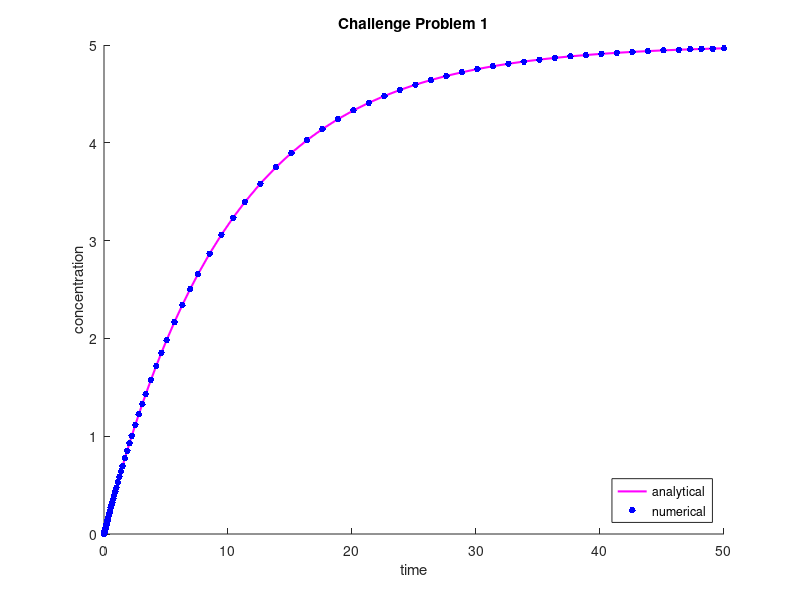
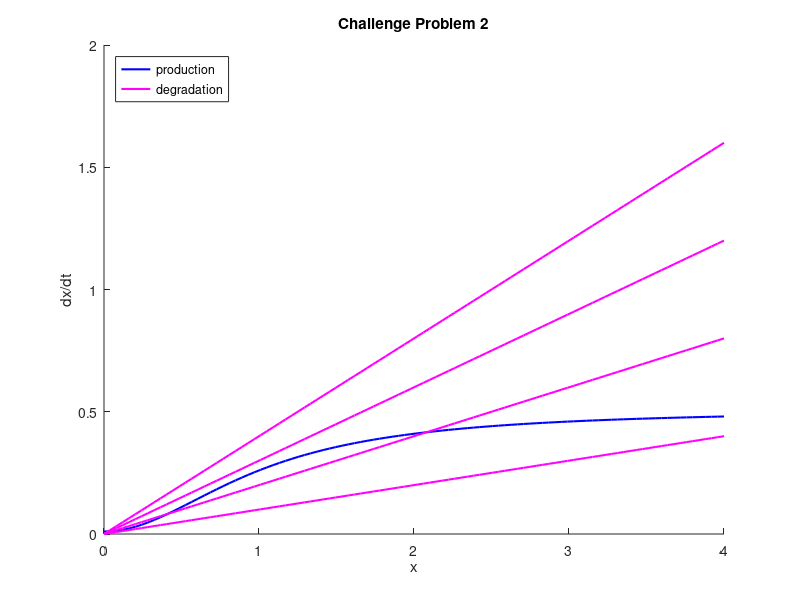

Reproduce these figures in MATLAB, in order. (Note: this script raises an error after producing the figures.)
close all
clc

%% Challenge Problem 1
disp('CHALLENGE PROBLEM 1')
clear

[t, Y] = ode45(@(t, y) 0.5-0.1*y, [0, 50], 0);
figure(1)
hold on
plot(t, 0.5./0.1.*(1-exp(-0.1.*t)), '-m', 'LineWidth', 1.5) % analytical solution
plot(t, Y, '.b', 'MarkerSize', 15) % numerical solution
legend('analytical', 'numerical', 'Location', 'southeast')
xlabel('time')
ylabel('concentration')
title('Challenge Problem 1')
hold off


%% Challenge Problem 2
disp('CHALLENGE PROBLEM 2')
clear

x = linspace(0, 4, 100);
a = [0.1; 0.2; 0.3; 0.4];
deg = a.*x;
prod = 0.01 + ((0.5.*x.^2)./(1.^2+x.^2));

figure(2)
hold on
plot(x, prod, '-b', 'LineWidth', 1.5)
plot(x, a.*x, '-m', 'LineWidth', 1.5)
legend('production', 'degradation', 'Location', 'northwest')
xlabel('x')
ylabel('dx/dt')
title('Challenge Problem 2')


%% Problem 1: Bistability of the toggle swtich network
disp('PROBLEM 1')
clear

%% Problem 1, Part A
% setting parameters
a1 = 2;
a2 = 2;
B = 4;
g = 4;
p = [a1 a2 B g];

% setting time and concentrations
t = 0;
y = [0.1 2];

dydt = toggle_switch_rates(t, y, p);

dudt = dydt(1);
dvdt = dydt(2);

fprintf('Problem 1A:\ndu/dt = %.2f\ndv/dt = %.2f\n\n', dudt, dvdt);

%% Problem 1, Part B
% create lists of all initial conditions
u0 = [0.1 0.9 1 1.1 2.5];
v0 = [2.5 1.1 1 0.9 0.1];

% creating timespan
tspan = linspace(0, 8);

% iterating through each initial condition and simulating
u_sim = zeros(length(tspan), length(u0));
v_sim = zeros(length(tspan), length(u0));

for ii = 1:length(u0)
    y0 = [u0(ii) v0(ii)];
    y_sim = simulate_toggle_switch(tspan, y0, p);
    u_sim(:, ii) = y_sim(:, 1);
    v_sim(:, ii) = y_sim(:, 2);
end

figure(3)
hold on
plot(tspan, u_sim, 'LineWidth', 1.5)
title('Problem 1B: u v. time')
legend('u_0 = 0.1', 'u_0 = 0.9', 'u_0 = 1', 'u_0 = 1.1', 'u_0 = 2.5')
xlabel('time')
ylabel('u')
hold off

figure(4)
hold on
plot(tspan, v_sim, 'LineWidth', 1.5)
title('Problem 1B: v v. time')
legend('v_0 = 2.5', 'v_0 = 1.1', 'v_0 = 1', 'v_0 = 0.9', 'v_0 = 0.1')
xlabel('time')
ylabel('v')
hold off

figure(5)
hold on
plot(v_sim(:, [1 2 4 5]), u_sim(:, [1 2 4 5]), 'LineWidth', 1.5)
plot(v_sim(:, 3), u_sim(:, 3), '.', 'MarkerSize', 15)
title('Problem 1B: u v. v')
legend('u_0, v_0 = (0.1, 2.5)', 'u_0, v_0 = (0.9 , 1.1)', 'u_0, v_0 = (1.1, 0.9)', 'u_0, v_0 = (2.5, 0.1)','u_0, v_0 = (1, 1)')
xlabel('v')
ylabel('u')
hold off

%{
The initial conditions affect which of the three steady states the system
converges to. u < 1 approaches a steady state of u ~ 0.1, u > 1 approaches
a steady state of u ~ 2. v < 1 approaches a steady state of v ~ 0.1, v > 1
approaches a steady state of v ~ 2. When u = 1 or v = 1, the system
remains in an unsteady equilibrium. The system has three steady states,
though the steady states where (u, v) = (2, 0.1) or (u, v) = (0.1, 2) are
stable equilibria, whereas (u, v) = (1, 1) is an unsteady equilibrium since
any small perturbation away from this point causes the system to drift to
one of the other two steady equilibria.
%}

%% Problem 1, Part C
% set range of a1 values
a1_range = logspace(0, 2);

% simulating with first of a1 to obtain initial guess
a2 = 2;
B = 4;
g = 4;
p = [a1_range(1), a2, B, g];

% simulate
tspan = linspace(0, 8);
y0 = [0 0];
y = simulate_toggle_switch(tspan, y0, p);

v0 = y(end, 2);

% iterating through in forward direection
v_ss_f = zeros(1, length(a1_range));

for ii = 1:length(a1_range)
    % setting function for fitting
    fit_func = @(v) combined_toggle_switch(v, a1_range(ii));

    % using fzero to find ss value of v
    v_ss = fzero(fit_func, v0);
    v_ss_f(ii) = v_ss;
    v0 = v_ss;

end

% now iterating through in reverse direction
v_ss_r = zeros(1, length(a1_range));

for ii = 1:length(a1_range)
    % setting function for fitting
    fit_func = @(v) combined_toggle_switch(v, a1_range(length(a1_range) - (ii-1)));
    
    % using fzero to find ss value of v
    v_ss = fzero(fit_func, v0);
    v_ss_r(length(v_ss_r) - (ii-1)) = v_ss;
    v_0 = v_ss;

end

figure(6)
hold on
plot(a1_range, v_ss_f, '.', 'MarkerSize', 15)
plot(a1_range, v_ss_r, 'o', 'MarkerSize', 10)
title('Problem 1C: S.S. value of v v. a1')
xlabel('a1')
ylabel('v')
set(gca, 'Xscale', 'log')

%{
The system appears to be bistable between values of 1.4 < a1 < 6.6, where
the plot shows that there are two steady states depending on which
direction (forward or backward) v is changing. At a1 ~ 1.4 or a1 ~ 6.6, the
system switches abruptly to the other steady state as seen on the graph.
%}


%% Problem 2: Generation and analysis of nullcline plots
disp('PROBLEM 2')
clear

%% Problem 2, Part A
% setting parameter values
a1 = 2;
a2 = 2;
B = 4;
g = 4;

% setting range of u and v values
u_span = logspace(-2, 2);
v_span = logspace(-2, 2);

% solving for dudt = 0 and dvdt = 0 analytically
u = (a1./(1+v_span.^B));
v = (a2./(1+u_span.^g));

figure(7)
hold on
plot(v_span, u, '-', 'LineWidth', 1.5)
plot(v, u_span, '-', 'LineWidth', 1.5)
title('Problem 2A: v v. u nullcline analytically')
legend('du/dt = 0', 'dv/dt = 0')
xlabel('v')
ylabel('u')
xlim([1e-2, 1e2])
ylim([1e-2, 1e2])
set(gca, 'Xscale', 'log')
set(gca, 'Yscale', 'log')
hold off

%% Problem 2, Part B
figure(8)
hold on
f1 = @(v, u) (a1./(1+v.^B)) - u;
f2 = @(v, u) (a2./(1+u.^g)) - v;
fimplicit(f1, [1e-2 1e2 1e-2 1e2], 'LineWidth', 1.5)
fimplicit(f2, [1e-2 1e2 1e-2 1e2], 'LineWidth', 1.5)
title('Problem 2B: v v. u nullcline with fimplicit')
legend('du/dt = 0', 'dv/dt = 0')
xlabel('v')
ylabel('u')
set(gca, 'Xscale', 'log')
set(gca, 'Yscale', 'log')
hold off

%{
There are 3 intersections of the nullclines, which represent the 3
equilibria/steady states of the system.
%}

%% Problem 2, Part C
p = [a1 a2 B g];
% find intersections
int1 = fsolve(@(y) toggle_switch_rates(0, y, p), [0.12, 1.98]);
int2 = fsolve(@(y) toggle_switch_rates(0, y, p), [1.98, 0.12]);
int3 = fsolve(@(y) toggle_switch_rates(0, y, p), [1, 1]);

v_int1 = int1(1);
u_int1 = int1(2);

v_int2 = int2(1);
u_int2 = int2(2);

v_int3 = int3(1);
u_int3 = int3(2);

fprintf('Problem 2C:\nIntersection 1 (v, u) = (%.4f, %.4f)\nIntersection 2 (v, u) = (%.4f, %.4f)\nIntersection 3 (v, u) = (%.4f, %.4f)\n\n', v_int1, u_int1, v_int2, u_int2, v_int3, u_int3);


%% Problem 3: Analysis of IPTG inducible toggle switch system
disp('PROBLEM 3')
clear

%% Problem 3, Part A
a1 = 156.25;
a2 = 15.6;
B = 2.5;
g = 1;
K = 2.9618e-5;
n = 2.0015;

p = [a1 a2 B g K n];

IPTG_range = logspace(-7,-2);

% simulate
tspan = linspace(0, 8);

y0 = [0 0];
y = simulate_inducible_toggle_switch(tspan, y0, IPTG_range(1), p);

v0 = y(end, 2);

% iterating through in forward direction
v_ss_f = zeros(1, length(IPTG_range));

for ii = 1:length(IPTG_range)
    % setting function for fitting
    fit_func = @(v) combined_inducible_toggle_switch(v, IPTG_range(ii), p);

    % using fzero to find ss value of v
    v_ss = abs(fzero(fit_func, v0));
    v_ss_f(ii) = v_ss;
    v0 = v_ss;
end

% now iterating through in reverse direction
v_ss_r = zeros(1, length(IPTG_range));

for ii = 1:length(IPTG_range)
    % setting function for fitting
    fit_func = @(v) combined_inducible_toggle_switch(v, IPTG_range(length(IPTG_range) - (ii-1)), p);
    
    % using fzero to find ss value of v
    v_ss = abs(fzero(fit_func, v0));
    v_ss_r(length(v_ss_r) - (ii-1)) = v_ss;
    v_0 = v_ss;
end

figure(9)
hold on
plot(IPTG_range, v_ss_f, '.', 'MarkerSize', 15)
plot(IPTG_range, v_ss_r, 'o', 'MarkerSize', 10)
title('Problem 3A: S.S. value of v v. IPTG')
xlabel('IPTG')
ylabel('v')
set(gca, 'Xscale', 'log')

%{
The system appears to be bistable at an IPTG concentrations less than
approximately 4e-5.
%}

%% Problem 3, Part B
a1 = 156.25;
a2 = 15.6;
B = 2.5;
g = 1;
K = 2.9618e-5;
n = 2.0015;

p = [a1 a2 B g K n];

IPTG1 = 100;
IPTG2 = 0;

tspan1 = linspace(0, 6);
tspan2 = linspace(6, 12);

y0 = [0 0];
y_t1 = simulate_inducible_toggle_switch(tspan1, y0, IPTG1, p);

y0 = y_t1(end, :);
y_t2 = simulate_inducible_toggle_switch(tspan2, y0, IPTG2, p);

v1 = y_t1(:, 2);
v2 = y_t2(:, 2);

figure(10)
hold on
plot(tspan1, v1, '-m', LineWidth=2, DisplayName='IPTG = 100')
plot(tspan2, v2, '-b', LineWidth=2, DisplayName='IPTG = 0')
title('Problem 3B: v vs. time for variable IPTG, B = 2.5')
xlabel('Time')
ylabel('v')
legend(location='best')
legend box off
hold off

%{
When IPTG is removed from the system, the value of v decays nonlinearly
(perhaps exponentially) approximately 15.5 to a new steady state of
approximately 12.
%}

%% Problem 3, Part C
a1 = 156.25;
a2 = 15.6;
B = 1;
g = 1;
K = 2.9618e-5;
n = 2.0015;

p = [a1 a2 B g K n];

IPTG1 = 100;
IPTG2 = 0;

tspan1 = linspace(0, 6);
tspan2 = linspace(6, 12);

y0 = [0 0];
y_t1 = simulate_inducible_toggle_switch(tspan1, y0, IPTG1, p);

y0 = y_t1(end, :);
y_t2 = simulate_inducible_toggle_switch(tspan2, y0, IPTG2, p);

v1 = y_t1(:, 2);
v2 = y_t2(:, 2);

figure(11)
hold on
plot(tspan1, v1, '-m', LineWidth=2, DisplayName='IPTG = 100')
plot(tspan2, v2, '-b', LineWidth=2, DisplayName='IPTG = 0')
title('Problem 3C: v vs. time for variable IPTG, B = 1')
xlabel('Time')
ylabel('v')
legend(location='best')
legend box off
hold off

%{
When IPTG is removed from the system with the decreased B value of 1, the
value of v decays more rapidly and nonlinearly (perhaps exponentially) from
approximately 15.5 to 0.
%}

%% Functions

% Problem 1
function dydt = toggle_switch_rates(t, y, p)
% Function for calculating rates of change in toggle switch model
    % initializing parameters
    a1 = p(1);
    a2 = p(2);
    B = p(3);
    g = p(4);

    % initializing species
    u = y(1);
    v = y(2);

    % calculating rates of change
    dydt = zeros(size(y));

    % calculating dudt
    dydt(1) = a1/(1+v^B) - u;

    % calculate dvdt
    dydt(2) = a2/(1+u^g) - v;
end

function y = simulate_toggle_switch(tspan, y0, p)
% Function for simulating toggle switch rate laws with ode45
    % initializing rate laws
    dydt = @(t, y) toggle_switch_rates(t, y, p);

    % simulate with ode45
    [~, y] = ode45(dydt, tspan, y0);
end

function dvdt = combined_toggle_switch(v, a1)
% Function for calculating dvdt given v and a1
    % setting parameters
    a2 = 2;
    B = 4;
    g = 4;

    % calculating u
    u = a1/(1+v^B);
    
    % calculating dvdt
    dvdt = a2/(1+u^g) - v;
end

% Problem 2

% Problem 3
function dydt = inducible_toggle_switch_rates(t, y, IPTG, p)
    a1 = p(1);
    a2 = p(2);
    B = p(3);
    g = p(4);
    K = p(5);
    n = p(6);

    u = y(1);
    v = y(2);

    dydt = zeros(size(y));

    dydt(1) = (a1./(1+v.^B)) - u;
    dydt(2) = (a2./(1+(u./((1+(IPTG./K)).^n)).^g)) - v;
end

function y = simulate_inducible_toggle_switch(tspan, y0, IPTG, p)
    % initializing rate laws
    dydt = @(t, y) inducible_toggle_switch_rates(t, y, IPTG, p);

    % simulate with ode45
    [~, y] = ode45(dydt, tspan, y0);
end

function dvdt = combined_inducible_toggle_switch(v, IPTG, p)
% Function for calculating dvdt given v and a1
    a1 = p(1);
    a2 = p(2);
    B = p(3);
    g = p(4);
    K = p(5);
    n = p(6);

    v = abs(v);

    % calculating u
    u = (a1./(1+v.^B));

    % calculating dvdt
    dvdt = (a2./(1+(u./((1+(IPTG./K)).^n)).^g)) - v;
end
